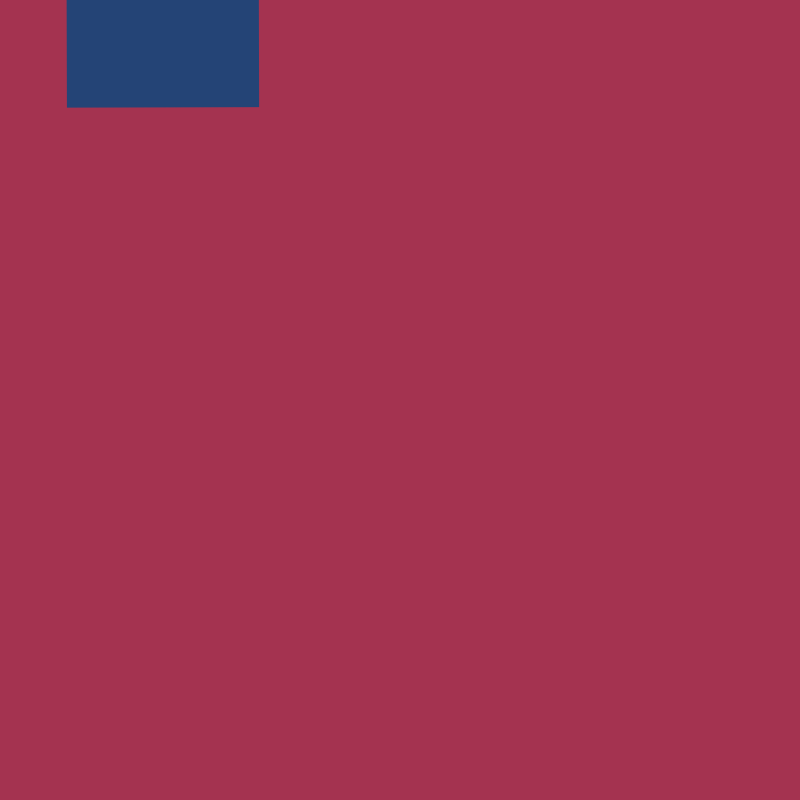
Frame 1 (no input)
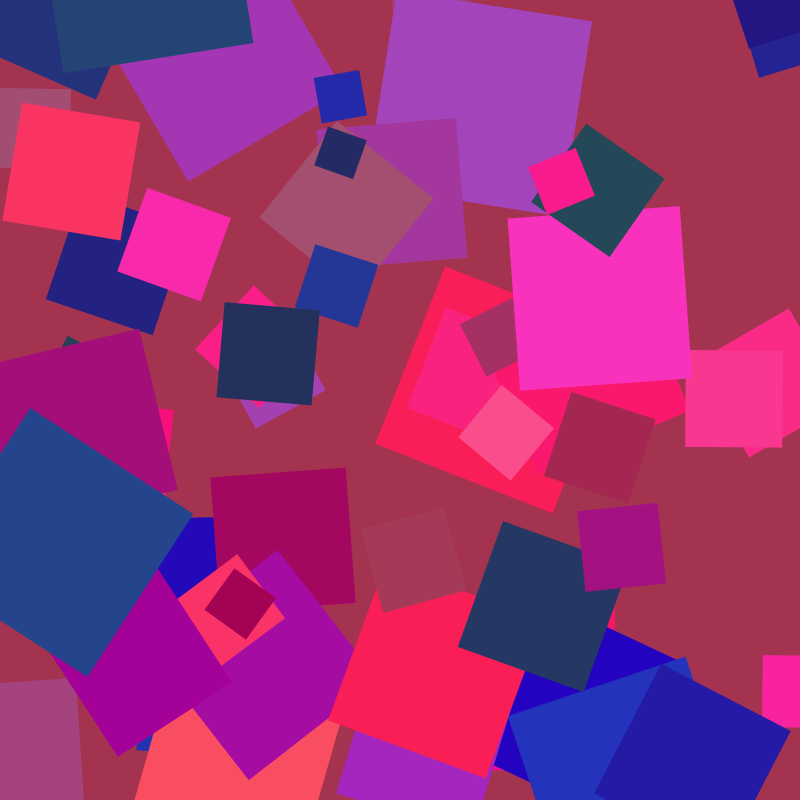
Frame 60 (the mouse pressed at the canvas centre just before this capture)
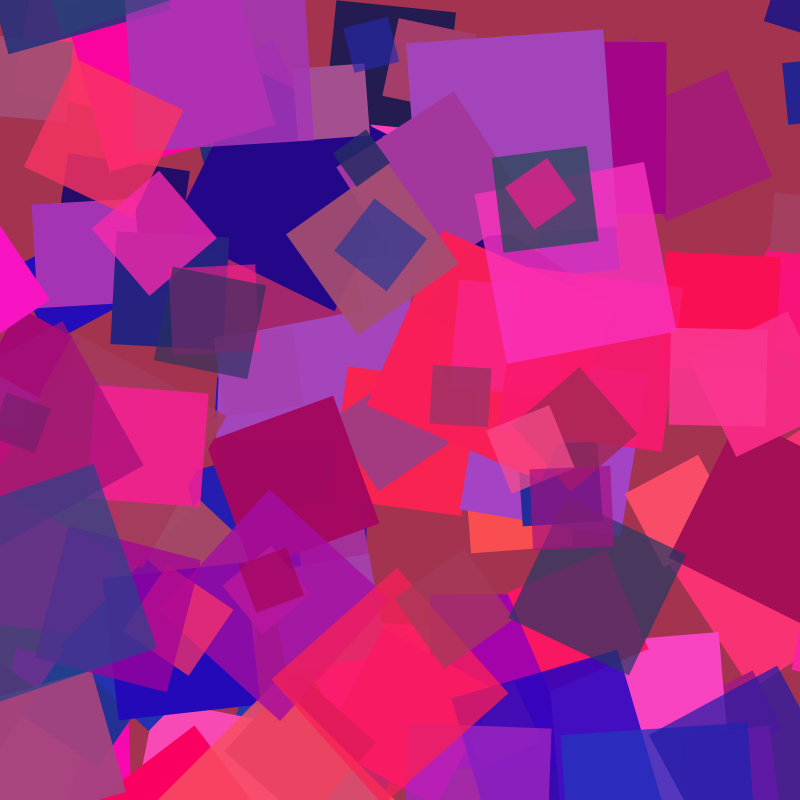
Frame 120 (the mouse held since frame 60 and released just before this capture)

The Processing sketch that drew these frames (run headless with seeded random() and noise(); from frame 60 on, the mouse is pressed at the canvas centre):

// Processing sketch: SquareSystem
// ── SquareSystem.pde
// The Nature of Code
// Daniel Shiffman
// http://natureofcode.com

ArrayList<Particle> particles;
float baseHue = random(255);
float randomHue1 = random(0,200);
float randomHue2 = random(80,20);
  
void setup() {
  size(800,800);
  particles = new ArrayList<Particle>();
  rectMode(CENTER);
  noStroke();
}

void draw() {
  background(baseHue,randomHue1,randomHue2);

  particles.add(new Particle(new PVector(width/2,50)));
  
  // Looping through backwards to delete
  for (int i = particles.size()-1; i >= 0; i--) {
    Particle p = particles.get(i);
    p.run();
    if (p.isDead()) {
      particles.remove(i);
    }
  }
}





// ── Particle.pde
// The Nature of Code
// Daniel Shiffman
// http://natureofcode.com

// Simple Particle System

class Particle {
  PVector location;
  PVector velocity;
  PVector acceleration;
  float lifespan;
  float randomer = random(40,200);
  float randoma = random(0,200);
  float randomb = random(0,80);
  float randomc = random(80,200);
  float randomrotate = random(-1.,1.);
  float time;

  int colorAmount = 1 + int(random(3));

  Particle(PVector l) {
    acceleration = new PVector(0, 0);
    velocity = new PVector(random(-1, 1), random(-1, 1));
    location = new PVector(random(0, width), random(0, height));
    lifespan = 400.0;
  }

  void run() {
    update();
    display();
  }

  // Method to update location
  void update() {
    velocity.add(acceleration);
    location.add(velocity);
    lifespan -= 2.0;
    time = time + .5;
  }

  // Method to display
  void display() {
    float displaycount=0;
    displaycount++;
    float hu = (baseHue + (displaycount%colorAmount) * (255/colorAmount)) % 255;
    fill(hu, randomb, randomc, lifespan);
    pushMatrix();
    translate(location.x,location.y);
    rotate(PI*randomrotate*time/50);
    rect(0, 0, randomer, randomer);
    popMatrix();
  }

  // Is the particle still useful?
  boolean isDead() {
    if (lifespan < 0.0) {
      return true;
    } 
    else {
      return false;
    }
  }
}
